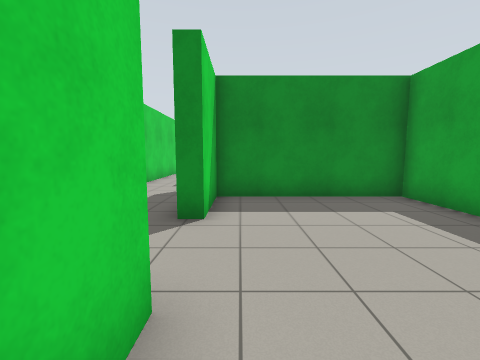
[1] (above)

18 first-person views from a walk through a world built for the Gazebo simulator. The camera is 1.2 m above the floor, tilts 6° down and sees 90° across. The floor is counted in squares, 1 m on a side. Each view is taken from the middle of a square. On the plan, view 1 faces up. The plan holds only what a view shows up to about 11 squares ahead; the rest is blank.

[2]
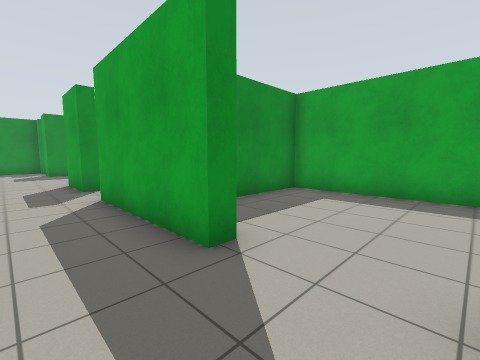

[3]
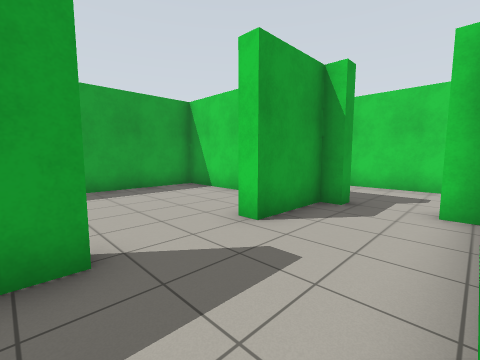

[4]
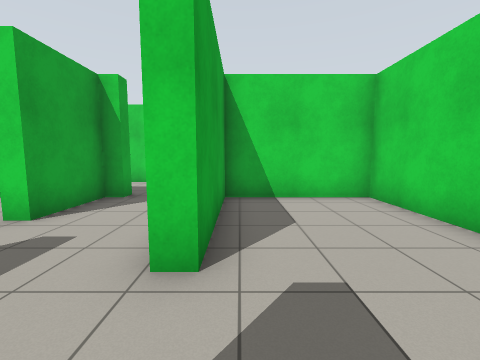

[5]
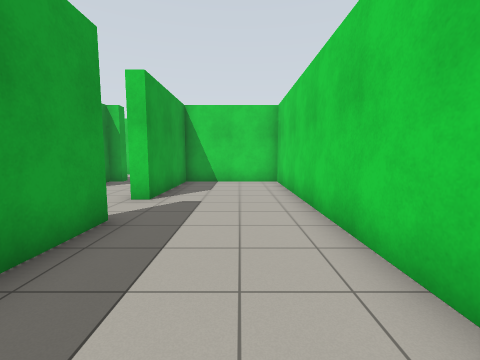

[6]
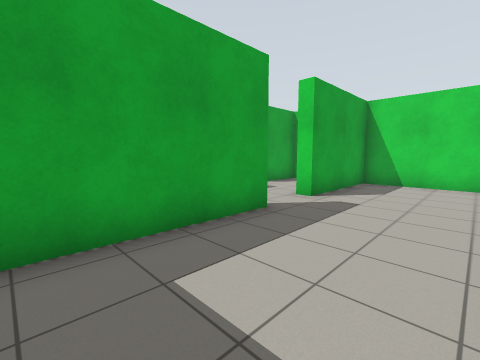

[7]
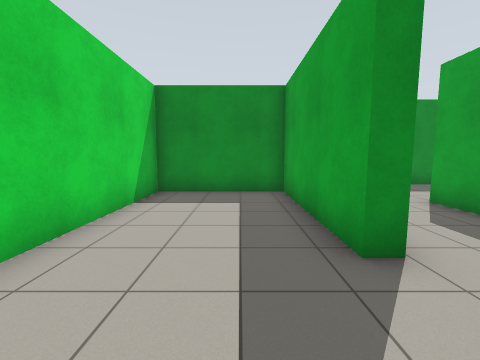

[8]
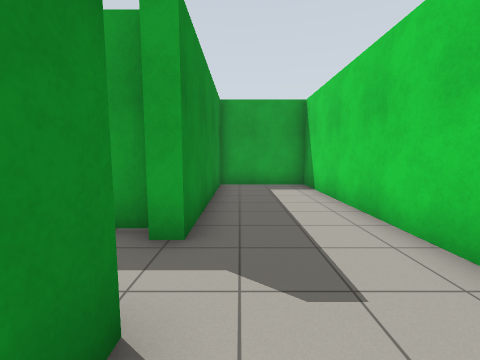

[9]
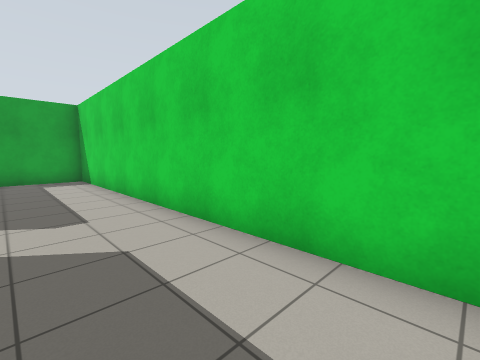

[10]
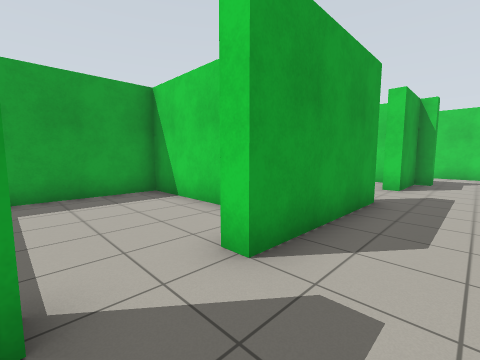

[11]
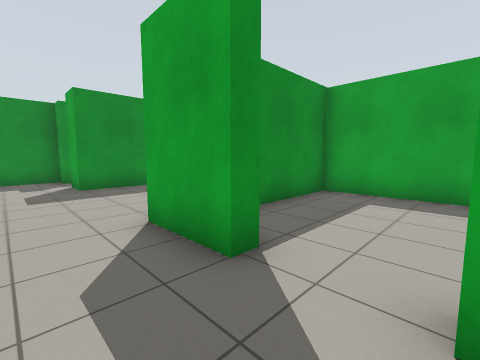

[12]
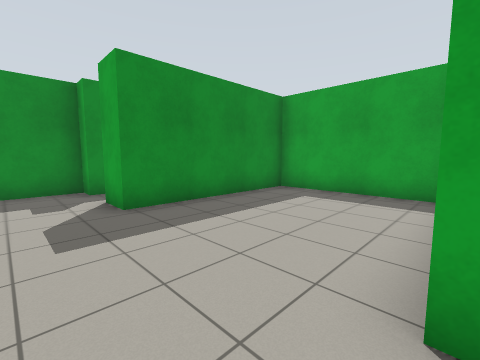

[13]
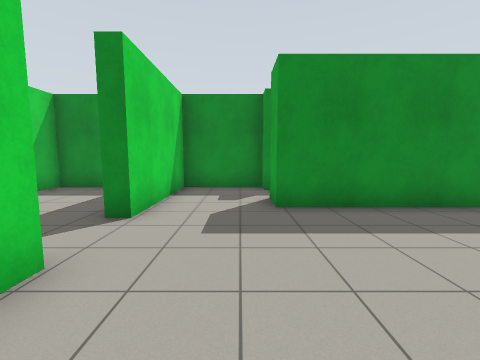

[14]
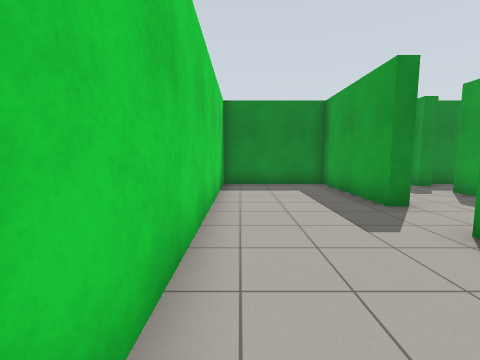

[15]
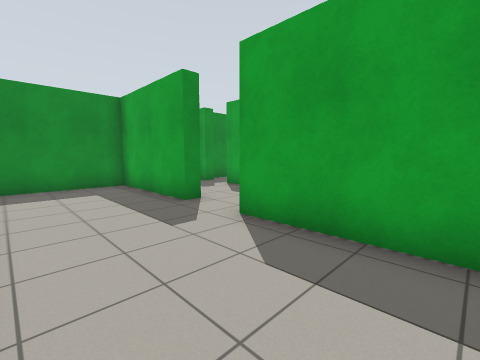

[16]
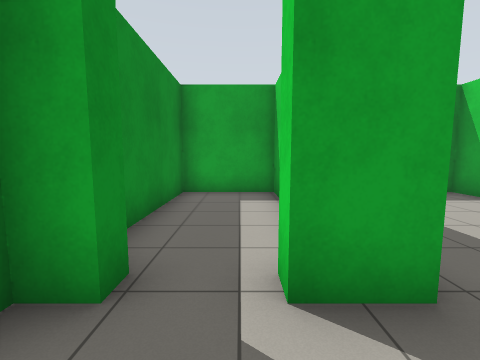

[17]
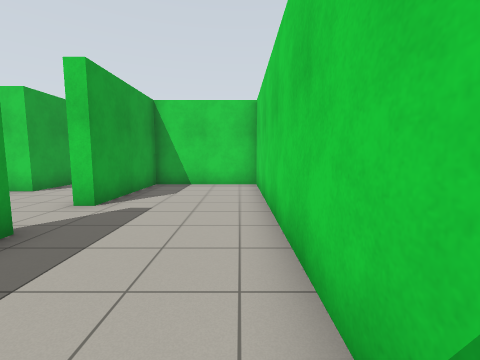

[18]
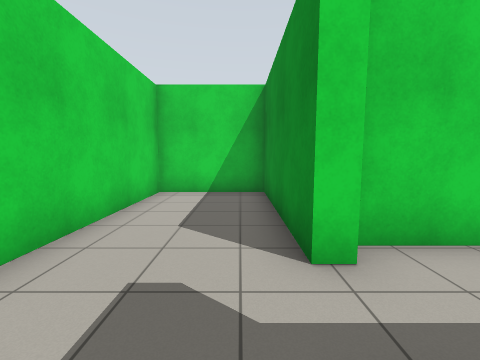

### Floor plan
Points are (right, up) in squares from view 1. A wall is a line through its corners. A room is listed if a view was taken in it or the views show most of it. See-through windows are left out.
Room 1 (views 1, 10, 11, 12, 13)
walls: (-1.2, 1.7) (-0.7, 1.7) (-0.7, 0.5); (1.8, -0.7) (4.7, -0.7) (4.7, 6.8) (-0.7, 6.8) (-0.7, 4.4) (-1.2, 4.4) (-1.2, 9) (-0.6, 9); (-0.6, 11) (-1.2, 11) (-1.2, 13.2); (-4.1, 11.1) (-4.1, 10.4)
ways out: opening at (-2.5, 1.5) to room 2; opening at (-4, 4.5) to room 3; opening at (-2.5, 14.5) to room 6; opening at (-1, 10) to room 7
Room 2 (views 2, 8, 9, 18)
walls: (-3.5, -0.7) (-3.5, -1.2) (-8.7, -1.2) (-8.7, -4.6) (4.7, -4.6) (4.7, -1.2); (-4.1, 1.2) (-4.1, -0.7); (3.4, -1.2) (-1.7, -1.2) (-1.7, -0.7) (-1.2, -0.7) (-1.2, 1.7)
ways out: opening at (-2.5, 1.5) to room 1
Room 3 (views 3, 4, 5, 6, 7)
walls: (-4, 5.7) (-4.6, 5.7) (-4.6, 10.7) (-8.7, 10.7) (-8.7, -0.7) (-4.6, -0.7) (-4.6, 3.6) (-4, 3.6)
ways out: opening at (-4, 4.5) to room 1
Room 4 (views 14, 15, 17)
walls: (-4.1, 17.5) (-4.6, 17.5) (-4.6, 21.8) (-8.7, 21.8) (-8.7, 11.3) (-4.6, 11.3) (-4.6, 15.4) (-4.1, 15.4)
ways out: opening at (-4, 16.5) to room 6
Room 5 (view 16)
walls: (-0.6, 21.1) (-1.2, 21.1) (-1.2, 21.8) (-4.1, 21.8) (-4.1, 18.5); (-1.2, 18.4) (-1.2, 19.6) (-0.6, 19.6); (3.5, 18.9) (4.7, 18.9) (4.7, 21.8) (-0.1, 21.8)
ways out: opening at (-2.5, 19) to room 6
Room 6 (no view inside)
walls: (-1.2, 13.2) (-0.4, 13.2); (3.8, 13.2) (4.7, 13.2) (4.7, 18.4) (-1.2, 18.4); (-4.1, 15.4) (-4.1, 14.9); (-4.1, 18.5) (-4.1, 17.5)
ways out: opening at (-2.5, 14.5) to room 1; opening at (-4, 16.5) to room 4; opening at (-2.5, 19) to room 5
Room 7 (no view inside)
walls: (1.2, 7.3) (4.7, 7.3) (4.7, 12.7) (-0.2, 12.7)
ways out: opening at (-1, 10) to room 1

Where each view was taken, in squares from view 1:
view 1: 0 up, 0 right, facing up
view 2: 2 up, 3 left, facing up-right
view 3: 5 up, 4 left, facing down-right
view 4: 6 up, 5 left, facing down
view 5: 10 up, 7 left, facing down
view 6: 10 up, 8 left, facing down-right
view 7: 3 up, 6 left, facing up
view 8: 2 down, 5 left, facing right
view 9: 2 down, 8 left, facing down-right
view 10: 11 up, 3 left, facing down-right
view 11: 9 up, 3 left, facing up-right
view 12: 13 up, 3 left, facing up-right
view 13: 13 up, 2 left, facing up
view 14: 12 up, 8 left, facing up
view 15: 12 up, 8 left, facing up-right
view 16: 20 up, 3 left, facing right
view 17: 21 up, 8 left, facing down
view 18: 2 down, 1 left, facing left
